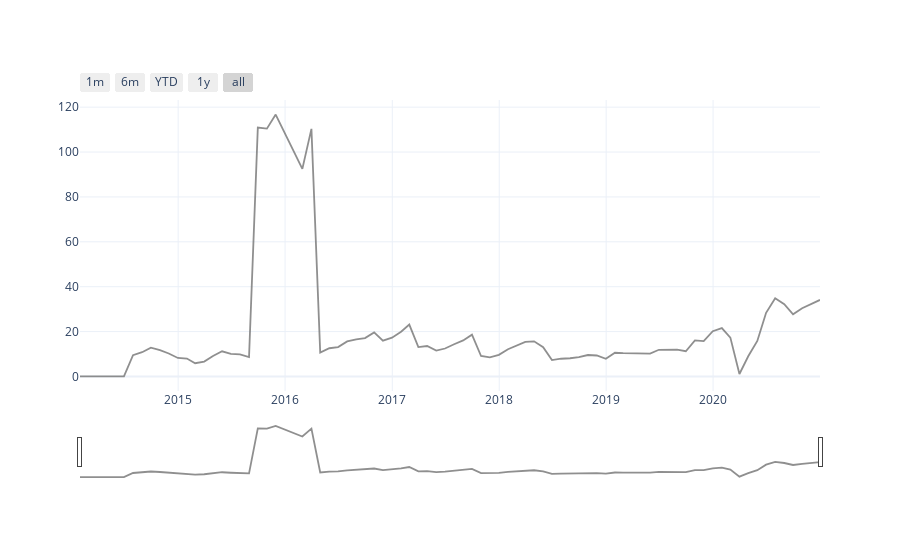

The notebook cell this image was saved under:
### Code cell
def create_graph3(df):

    fig = go.Figure()
    data = []

    fig.add_trace(
        go.Scatter(x=df['Data'],
                y=df['% renda_acum'],
                mode='lines',
                name='% Rendimento',
                textposition='top center',
                text=df['% renda_acum'].apply(lambda x: f'{x:,.2f}%'),
                marker=dict(size=7),
                line=dict(color='rgb(115,115,115)', width=1.8),
                opacity=.8))

    fig.update_xaxes(
        rangeslider_visible=True,
        rangeselector=dict(
            buttons=list([
                dict(count=1, label="1m", step="month", stepmode="backward"),
                dict(count=6, label="6m", step="month", stepmode="backward"),
                dict(count=1, label="YTD", step="year", stepmode="todate"),
                dict(count=1, label="1y", step="year", stepmode="backward"),
                dict(step="all")
            ])
        )
    )

    fig.update_layout(
        template='plotly_white', 
        legend_orientation='h', 
        #height=600, 
        #width=1000, 
        title={
            'y':0.9,
            'xanchor': 'left',
            'yanchor': 'top'}
        
    )


    fig.show()
    
create_graph3(df_graph1[df_graph1['Data'] >= '2014-01-01'].sort_values('Data'))

### Figure 1 — Plotly figure (JSON) as saved in the notebook; plotly's stock layout.template omitted (floating-point values rounded to 4 significant figures)
{"data": [{"line": {"color": "rgb(115,115,115)", "width": 1.8}, "marker": {"size": 7}, "mode": "lines", "name": "% Rendimento", "opacity": 0.8, "text": ["0.00%", "0.00%", "0.00%", "0.00%", "0.00%", "0.00%", "9.47%", "10.79%", "12.82%", "11.77%", "10.23%", "8.23%", "7.96%", "5.89%", "6.63%", "9.11%", "11.20%", "10.06%", "9.80%", "8.61%", "110.89%", "110.43%", "116.71%", "108.47%", "100.20%", "92.52%", "110.34%", "10.68%", "12.57%", "13.08%", "15.60%", "16.56%", "17.13%", "19.61%", "15.97%", "17.28%", "19.92%", "23.10%", "13.09%", "13.57%", "11.51%", "12.45%", "14.34%", "16.06%", "18.60%", "9.11%", "8.54%", "9.64%", "12.13%", "13.62%", "15.40%", "15.65%", "13.03%", "7.28%", "7.90%", "8.12%", "8.62%", "9.55%", "9.34%", "7.90%", "10.55%", "10.35%", "10.19%", "10.25%", "10.15%", "11.89%", "12.01%", "11.95%", "11.25%", "16.06%", "15.79%", "20.17%", "21.54%", "17.30%", "1.09%", "9.01%", "15.81%", "28.35%", "34.81%", "32.19%", "27.72%", "30.37%", "34.09%"], "textposition": "top center", "type": "scatter", "x": ["2014-01-31T00:00:00", "2014-02-28T00:00:00", "2014-03-31T00:00:00", "2014-04-30T00:00:00", "2014-05-31T00:00:00", "2014-06-30T00:00:00", "2014-07-31T00:00:00", "2014-08-31T00:00:00", "2014-09-30T00:00:00", "2014-10-31T00:00:00", "2014-11-30T00:00:00", "2014-12-31T00:00:00", "2015-01-31T00:00:00", "2015-02-28T00:00:00", "2015-03-31T00:00:00", "2015-04-30T00:00:00", "2015-05-31T00:00:00", "2015-06-30T00:00:00", "2015-07-31T00:00:00", "2015-08-31T00:00:00", "2015-09-30T00:00:00", "2015-10-31T00:00:00", "2015-11-30T00:00:00", "2015-12-31T00:00:00", "2016-01-31T00:00:00", "2016-02-29T00:00:00", "2016-03-31T00:00:00", "2016-04-30T00:00:00", "2016-05-31T00:00:00", "2016-06-30T00:00:00", "2016-07-31T00:00:00", "2016-08-31T00:00:00", "2016-09-30T00:00:00", "2016-10-31T00:00:00", "2016-11-30T00:00:00", "2016-12-31T00:00:00", "2017-01-31T00:00:00", "2017-02-28T00:00:00", "2017-03-31T00:00:00", "2017-04-30T00:00:00", "2017-05-31T00:00:00", "2017-06-30T00:00:00", "2017-07-31T00:00:00", "2017-08-31T00:00:00", "2017-09-30T00:00:00", "2017-10-31T00:00:00", "2017-11-30T00:00:00", "2017-12-31T00:00:00", "2018-01-31T00:00:00", "2018-02-28T00:00:00", "2018-03-31T00:00:00", "2018-04-30T00:00:00", "2018-05-31T00:00:00", "2018-06-30T00:00:00", "2018-07-31T00:00:00", "2018-08-31T00:00:00", "2018-09-30T00:00:00", "2018-10-31T00:00:00", "2018-11-30T00:00:00", "2018-12-31T00:00:00", "2019-01-31T00:00:00", "2019-02-28T00:00:00", "2019-03-31T00:00:00", "2019-04-30T00:00:00", "2019-05-31T00:00:00", "2019-06-30T00:00:00", "2019-07-31T00:00:00", "2019-08-31T00:00:00", "2019-09-30T00:00:00", "2019-10-31T00:00:00", "2019-11-30T00:00:00", "2019-12-31T00:00:00", "2020-01-31T00:00:00", "2020-02-29T00:00:00", "2020-03-31T00:00:00", "2020-04-30T00:00:00", "2020-05-31T00:00:00", "2020-06-30T00:00:00", "2020-07-31T00:00:00", "2020-08-31T00:00:00", "2020-09-30T00:00:00", "2020-10-31T00:00:00", "2020-12-31T00:00:00"], "y": [0, 0, 0, 0, 0, 0, 9.466, 10.79, 12.82, 11.77, 10.23, 8.229, 7.957, 5.887, 6.628, 9.111, 11.2, 10.06, 9.803, 8.608, 110.9, 110.4, 116.7, 108.5, 100.2, 92.52, 110.3, 10.68, 12.57, 13.08, 15.6, 16.56, 17.13, 19.61, 15.97, 17.28, 19.92, 23.1, 13.09, 13.57, 11.51, 12.45, 14.34, 16.06, 18.6, 9.11, 8.538, 9.637, 12.13, 13.62, 15.4, 15.65, 13.03, 7.282, 7.896, 8.116, 8.624, 9.554, 9.341, 7.896, 10.55, 10.35, 10.19, 10.25, 10.15, 11.89, 12.01, 11.95, 11.25, 16.06, 15.79, 20.17, 21.54, 17.3, 1.089, 9.007, 15.81, 28.35, 34.81, 32.19, 27.72, 30.37, 34.09]}], "layout": {"legend": {"orientation": "h"}, "title": {"xanchor": "left", "y": 0.9, "yanchor": "top"}, "xaxis": {"rangeselector": {"buttons": [{"count": 1, "label": "1m", "step": "month", "stepmode": "backward"}, {"count": 6, "label": "6m", "step": "month", "stepmode": "backward"}, {"count": 1, "label": "YTD", "step": "year", "stepmode": "todate"}, {"count": 1, "label": "1y", "step": "year", "stepmode": "backward"}, {"step": "all"}]}, "rangeslider": {"visible": true}}}}
